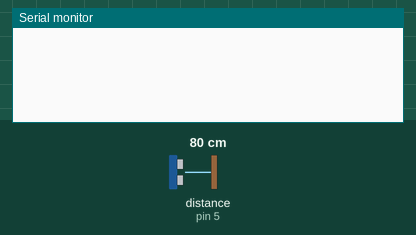
The sketch below on a simulated Arduino Uno, built with avr-gcc and run on an emulated ATmega328P. On the bench: the last lines printed to the serial monitor. Wiring (inferred from the names in the program): ultrasonic range finder: trigger pin 5; echo pin 5. The inputs (shaded band) are chosen by the test bench; at power-on: distance to the obstacle (sensor on pin 5) 80 cm. The echo pulse lasts 58.3 µs per cm.

Above: at 1.2 s.
1.3 s: distance to the obstacle (sensor on pin 5) set to 2 cm
At 1.3 s:
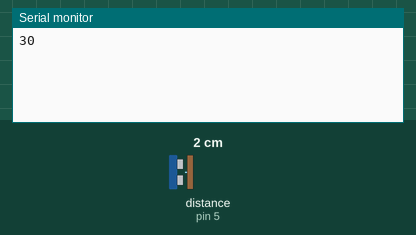
2.8 s: distance to the obstacle (sensor on pin 5) set to 4 cm
At 4.4 s:
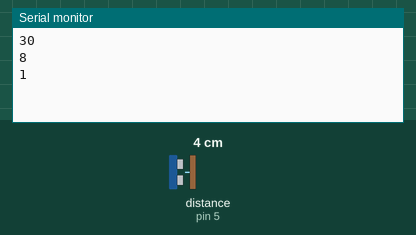
Timing chart, 0 to 5.9 s (numbered marks = the images above; inputs shaded):
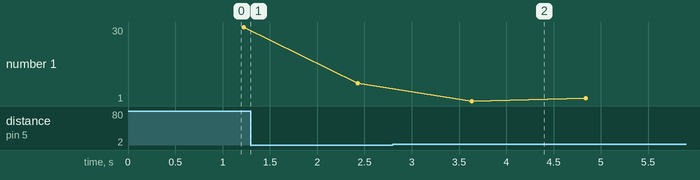

The sketch:

LRRdoorRanger.ino
```cpp
/* srf 05 ultrasonic ranger reader
use mode2 where same pin is used for trigger and reading echo
need 3 lines 5V, ground and control/read
connect mode terminal to ground

*/

int srf05 = 5;    //select sensor control/read pin
int inches = 0;
int tune = 150;    // calibration value
int reading = 0;
int i = 0;
 int distance = 0;

void setup() {
 Serial.begin(115200);
  pinMode(srf05, OUTPUT);
}

/* calibrate code by changing the value of tune
decrease tune to raise inches reading
increase tune to lower inches reading
use 3 point calibration; near, middle and far
say 12", 72" and 144"( 1', 6', 12')
*/
int srf(){
  inches = 0;
  digitalWrite(srf05, HIGH);
  delayMicroseconds(10);
  digitalWrite(srf05, LOW);
  pinMode(srf05, INPUT);
  delayMicroseconds(100);
  while(digitalRead(srf05) == LOW)  delayMicroseconds(10);
  while(digitalRead(srf05) == HIGH){

    delayMicroseconds(tune); //adjust this value to calibrate code with known distance
    inches++;
  }
  pinMode(srf05, OUTPUT);
  digitalWrite(srf05, LOW);
  return inches;
}

void loop() {
  reading = 0;
 for(int i=0; i<4; i++){
  reading += srf();
  //Serial.print("Distance is: ");
               delay(300);    // measure every second
}
distance = reading/4;
    Serial.println(distance);

}
```

Measured:
- plotted number 1: 30 → 8 after the input at 1.3 s, 8 → 2 after the input at 2.8 s
